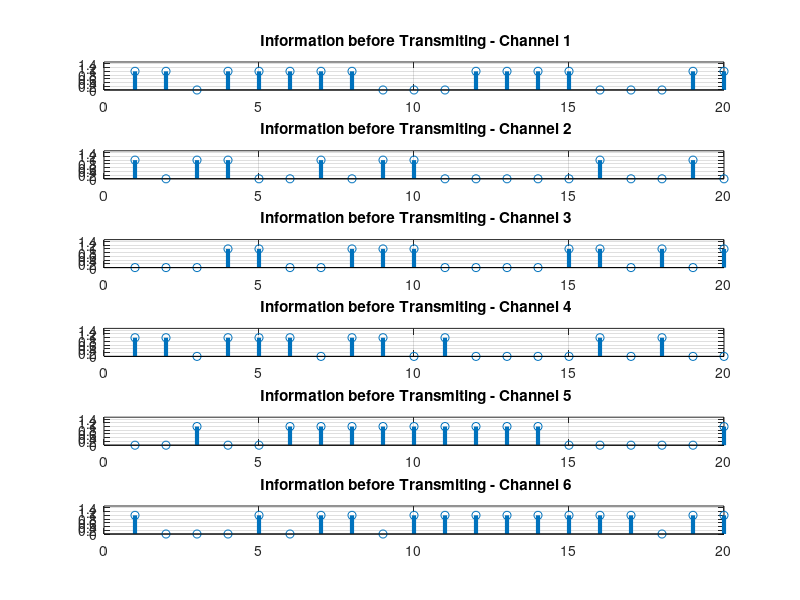

The MATLAB script that drew this image: (Note: this script raises an error after producing the figure.)
clc; clear variables; close all;

N = 5*10^5;

Pt = 0:2:40;			
pt = (10^-3)*db2pow(Pt);	

BW = 10^6;			
No = -174 + 10*log10(BW);				%
no = (10^-3)*db2pow(No);	 

d1 = 500; d2 = 200; d3 = 70; d4 = 500; d5 = 200; d6 = 70;	%Distances
a1 = 0.90; a2 = 0.08; a3 = 0.02; a4 = 0.90; a5 = 0.08; a6 = 0.02;	%Power allocation coefficients

eta = 4;	%Path loss exponent

%Generate Rayleigh fading channel for the six users
h1 = sqrt(d1^-eta)*(randn(N/2,1) + 1i*randn(N/2,1))/sqrt(2);
h2 = sqrt(d2^-eta)*(randn(N/2,1) + 1i*randn(N/2,1))/sqrt(2);
h3 = sqrt(d3^-eta)*(randn(N/2,1) + 1i*randn(N/2,1))/sqrt(2);
h4 = sqrt(d4^-eta)*(randn(N/2,1) + 1i*randn(N/2,1))/sqrt(2);
h5 = sqrt(d5^-eta)*(randn(N/2,1) + 1i*randn(N/2,1))/sqrt(2);
h6 = sqrt(d6^-eta)*(randn(N/2,1) + 1i*randn(N/2,1))/sqrt(2);

%Generate noise samples for the six users
n1 = sqrt(no)*(randn(N/2,1) + 1i*randn(N/2,1))/sqrt(2);
n2 = sqrt(no)*(randn(N/2,1) + 1i*randn(N/2,1))/sqrt(2);
n3 = sqrt(no)*(randn(N/2,1) + 1i*randn(N/2,1))/sqrt(2);
n4 = sqrt(no)*(randn(N/2,1) + 1i*randn(N/2,1))/sqrt(2);
n5 = sqrt(no)*(randn(N/2,1) + 1i*randn(N/2,1))/sqrt(2);
n6 = sqrt(no)*(randn(N/2,1) + 1i*randn(N/2,1))/sqrt(2);

%Generate random binary message data for the six users
x1 = randi([0 1],N,1);
x2 = randi([0 1],N,1);
x3 = randi([0 1],N,1);
x4 = randi([0 1],N,1);
x5 = randi([0 1],N,1);
x6 = randi([0 1],N,1);

figure(1)
subplot(6,1,1);
stem(x1, 'linewidth',3), grid on;
title('  Information before Transmiting - Channel 1 ');
axis([ 0 20 0 1.5]);

subplot(6,1,2);
stem(x2, 'linewidth',3), grid on;
title('  Information before Transmiting - Channel 2 ');
axis([ 0 20 0 1.5]);

subplot(6,1,3);
stem(x3, 'linewidth',3), grid on;
title('  Information before Transmiting - Channel 3 ');
axis([ 0 20 0 1.5]);

subplot(6,1,4);
stem(x4, 'linewidth',3), grid on;
title('  Information before Transmiting - Channel 4 ');
axis([ 0 20 0 1.5]);

subplot(6,1,5);
stem(x5, 'linewidth',3), grid on;
title('  Information before Transmiting - Channel 5 ');
axis([ 0 20 0 1.5]);

subplot(6,1,6);
stem(x6, 'linewidth',3), grid on;
title('  Information before Transmiting - Channel 6 ');
axis([ 0 20 0 1.5]);


%Create QPSKModulator and QPSKDemodulator objects
QPSKmod = comm.QPSKModulator('BitInput',true); 
QPSKdemod = comm.QPSKDemodulator('BitOutput',true); 

%Perform QPSK modulation
xmod1 = step(QPSKmod, x1);
xmod2 = step(QPSKmod, x2);
xmod3 = step(QPSKmod, x3);
xmod4 = step(QPSKmod, x4);
xmod5 = step(QPSKmod, x5);
xmod6 = step(QPSKmod, x6);

x = sqrt(a1)*xmod1 + sqrt(a2)*xmod2 + sqrt(a3)*xmod3;
x1_send = sqrt(a1)*xmod1;
x2_send = sqrt(a2)*xmod2;
x3_send = sqrt(a3)*xmod3;
x_2 = sqrt(a4)*xmod4 + sqrt(a5)*xmod5 + sqrt(a6)*xmod6;
x4_send = sqrt(a4)*xmod4;
x5_send = sqrt(a5)*xmod5;
x6_send = sqrt(a6)*xmod6;


for u = 1:length(Pt)
	
%Received signals
   y1 = sqrt(pt(u))*x.*h1 + n1;	%At user 1
   y2 = sqrt(pt(u))*x.*h2 + n2;	%At user 2
   y3 = sqrt(pt(u))*x.*h3 + n3;	%At user 3
   
   eq1 = y1./h1;
   eq2 = y2./h2;
   eq3 = y3./h3;
   
%Decode at user 1 (Direct decoding)
   dec1 = step(QPSKdemod, eq1);
   %isequal(dec1,x1)
   
%Decode at user 2
   dec12 = step(QPSKdemod, eq2);		
   dec12_remod = step(QPSKmod, dec12);		
   rem2 = eq2 - sqrt(a1*pt(u))*dec12_remod;	%SIC to remove U1's data
   dec2 = step(QPSKdemod, rem2);		
   
%Decode at user 3
   dec13 = step(QPSKdemod, eq3);		%Direct demodulation to get U1's data
   dec13_remod = step(QPSKmod, dec13);		%Remodulation of U1's data
   rem31 = eq3 - sqrt(a1*pt(u))*dec12_remod;	%SIC to remove U1's data
   dec23 = step(QPSKdemod, rem31);		%Direct demodulation of remaining signal to get U2's data
   dec23_remod = step(QPSKmod, dec23);		%Remodulation of U2's data
   rem3 = rem31 - sqrt(a2*pt(u))*dec23_remod;	%SIC to remove U2's data
   dec3 = step(QPSKdemod, rem3);		%Demodulate remaining signal to get U3's data
   
%BER calculation
   ber1(u) = biterr(dec1, x1)/N;
   ber2(u) = biterr(dec2, x2)/N;
   ber3(u) = biterr(dec3, x3)/N;
end
%isequal(dec1,x1)

for u = 1:length(Pt)
	
%Received signals
   y4 = sqrt(pt(u))*x_2.*h4 + n4;	%At user 1
   y5 = sqrt(pt(u))*x_2.*h5 + n5;	%At user 2
   y6 = sqrt(pt(u))*x_2.*h6 + n6;	%At user 3
   
   eq4 = y4./h4;
   eq5 = y5./h5;
   eq6 = y6./h6;
   
%Decode at user 1 (Direct decoding)
   dec4 = step(QPSKdemod, eq4);
   
%Decode at user 2
   dec45 = step(QPSKdemod, eq5);		
   dec45_remod = step(QPSKmod, dec45);		
   rem5 = eq5 - sqrt(a4*pt(u))*dec45_remod;	%SIC to remove U1's data
   dec5 = step(QPSKdemod, rem5);		
   
%Decode at user 3
   dec46 = step(QPSKdemod, eq6);		%Direct demodulation to get U1's data
   dec46_remod = step(QPSKmod, dec46);		%Remodulation of U1's data
   rem64 = eq6 - sqrt(a4*pt(u))*dec45_remod;	%SIC to remove U1's data
   dec56 = step(QPSKdemod, rem64);		%Direct demodulation of remaining signal to get U2's data
   dec56_remod = step(QPSKmod, dec56);		%Remodulation of U2's data
   rem6 = rem64 - sqrt(a5*pt(u))*dec56_remod;	%SIC to remove U2's data
   dec6 = step(QPSKdemod, rem6);		%Demodulate remaining signal to get U3's data
   
%BER calculation
   ber4(u) = biterr(dec4, x4)/N;
   ber5(u) = biterr(dec5, x5)/N;
   ber6(u) = biterr(dec6, x6)/N;
end

C1 = xor(dec1,dec4);
C2 = xor(dec2,dec5);
C3 = xor(dec3,dec6);
%release(QPSKmod);
QPSKmod = comm.QPSKModulator('BitInput',true);
%class(QPSKmod)
QPSKdemod = comm.QPSKDemodulator('BitOutput',true); 

cmod1 = step(QPSKmod, C1);
cmod2 = step(QPSKmod, C2);
cmod3 = step(QPSKmod, C3);
%disp(size(C))

C = sqrt(a1)*cmod1 + sqrt(a2)*cmod2 + sqrt(a3)*cmod3;

for u = 1:length(Pt)
	
%Received signals
   y1_ = sqrt(pt(u))*C.*h1 + n1;	%At user 1
   y2_ = sqrt(pt(u))*C.*h2 + n2;	%At user 2
   y3_ = sqrt(pt(u))*C.*h3 + n3;	%At user 3
   
   eq1_ = y1./h1;
   eq2_ = y2./h2;
   eq3_ = y3./h3;
   
%Decode at user 1 (Direct decoding)
   dec1_ = step(QPSKdemod, eq1_);
   received_1 = or(dec1_,x1);
   
%Decode at user 2
   dec12_ = step(QPSKdemod, eq2_);	
   release(QPSKmod);
   dec12_remod_ = step(QPSKmod, dec12_);		
   rem2_ = eq2_ - sqrt(a1*pt(u))*dec12_remod_;	%SIC to remove U1's data
   dec2_ = step(QPSKdemod, rem2_);
   received_2 = or(dec2_,x2);
   
%Decode at user 3
   dec13_ = step(QPSKdemod, eq3_);		%Direct demodulation to get U1's data
   dec13_remod_ = step(QPSKmod, dec13_);		%Remodulation of U1's data
   rem31_ = eq3_ - sqrt(a1*pt(u))*dec12_remod_;	%SIC to remove U1's data
   dec23_ = step(QPSKdemod, rem31_);		%Direct demodulation of remaining signal to get U2's data
   dec23_remod_ = step(QPSKmod, dec23_);		%Remodulation of U2's data
   rem3_ = rem31_ - sqrt(a2*pt(u))*dec23_remod_;	%SIC to remove U2's data
   dec3_ = step(QPSKdemod, rem3_);		%Demodulate remaining signal to get U3's data
   received_3 = or(dec3_,x3);
   
%BER calculation
   ber1_(u) = biterr(dec1_, C1)/N;
   ber2_(u) = biterr(dec2_, C2)/N;
   ber3_(u) = biterr(dec3_, C3)/N;
end

for u = 1:length(Pt)
	
%Received signals
   y4_ = sqrt(pt(u))*C.*h4 + n4;	%At user 1
   y5_ = sqrt(pt(u))*C.*h5 + n5;	%At user 2
   y6_ = sqrt(pt(u))*C.*h6 + n6;	%At user 3
   
   eq4_ = y4./h4;
   eq5_ = y5./h5;
   eq6_ = y6./h6;
   
%Decode at user 1 (Direct decoding)
   dec4_ = step(QPSKdemod, eq4_);
   received_4 = or(dec4_,x4);
   
%Decode at user 2
   dec45_ = step(QPSKdemod, eq5_);	
   release(QPSKmod);
   dec45_remod_ = step(QPSKmod, dec45_);		
   rem5_ = eq5_ - sqrt(a4*pt(u))*dec45_remod_;	%SIC to remove U1's data
   dec5_ = step(QPSKdemod, rem5_);
   received_5 = or(dec5_,x5);
   
%Decode at user 3
   dec46_ = step(QPSKdemod, eq6_);		%Direct demodulation to get U1's data
   dec46_remod_ = step(QPSKmod, dec46_);		%Remodulation of U1's data
   rem64_ = eq6_ - sqrt(a4*pt(u))*dec45_remod_;	%SIC to remove U1's data
   dec56_ = step(QPSKdemod, rem64_);		%Direct demodulation of remaining signal to get U2's data
   dec56_remod_ = step(QPSKmod, dec56_);		%Remodulation of U2's data
   rem6_ = rem64_ - sqrt(a5*pt(u))*dec56_remod_;	%SIC to remove U2's data
   dec6_ = step(QPSKdemod, rem6_);		%Demodulate remaining signal to get U3's data
   received_6 = or(dec6_,x6);
   
%BER calculation
   ber4_(u) = biterr(dec4_, C1)/N;
   ber5_(u) = biterr(dec5_, C2)/N;
   ber6_(u) = biterr(dec6_, C3)/N;
end

figure(2)
subplot(6,1,1);
stem(received_1, 'linewidth',3), grid on;
title('  Information after Transmiting - Channel 1 ');
axis([ 0 20 0 1.5]);

subplot(6,1,2);
stem(received_2, 'linewidth',3), grid on;
title('  Information after Transmiting - Channel 2 ');
axis([ 0 20 0 1.5]);

subplot(6,1,3);
stem(received_3, 'linewidth',3), grid on;
title('  Information after Transmiting - Channel 3 ');
axis([ 0 20 0 1.5]);

subplot(6,1,4);
stem(received_4, 'linewidth',3), grid on;
title('  Information after Transmiting - Channel 4 ');
axis([ 0 20 0 1.5]);

subplot(6,1,5);
stem(received_5, 'linewidth',3), grid on;
title('  Information after Transmiting - Channel 5 ');
axis([ 0 20 0 1.5]);

subplot(6,1,6);
stem(received_6, 'linewidth',3), grid on;
title('  Information after Transmiting - Channel 6 ');
axis([ 0 20 0 1.5]);

figure(3)
semilogy(Pt, ber1, '-o', 'linewidth', 2); hold on; grid on;
semilogy(Pt, ber2, '-o', 'linewidth', 2);
semilogy(Pt, ber3, '-o', 'linewidth', 2);
semilogy(Pt, ber4, '-o', 'linewidth', 2);
semilogy(Pt, ber5, '-o', 'linewidth', 2);
semilogy(Pt, ber6, '-o', 'linewidth', 2);

xlabel('Transmit power (dBm)');
ylabel('BER');
legend('User 1 (Weakest user)', 'User 2', 'User 3 (Strongest user)','User 4 (Weakest user)', 'User 5', 'User 6 (Strongest user)');

figure(4)
semilogy(Pt, ber1_, '-o', 'linewidth', 2); hold on; grid on;
semilogy(Pt, ber2_, '-o', 'linewidth', 2);
semilogy(Pt, ber3_, '-o', 'linewidth', 2);




